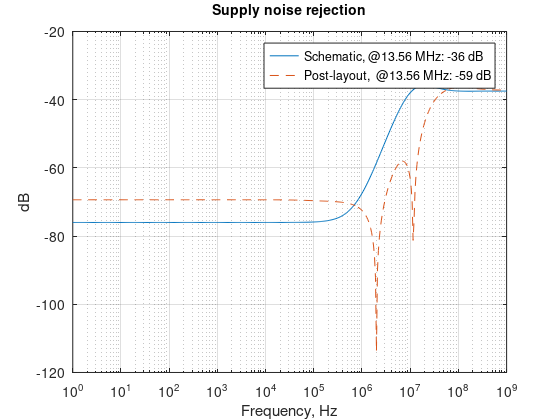

This chart was generated by the following MATLAB code: (Note: this script raises an error after producing the figure.)
%% Load 
% 
clear all;
load('ldo_pssr_sch.mat');
load('ldo_pssr_pex.mat');
% data includes 

%%
plotwidth = 1;
logdB = 20*log10(Re_sch);
logdBp = 20*log10(Re_pex);
f1 = figure(1);
semilogx(freq_sch, logdB);hold on;
semilogx(freq_pex, logdBp, '--');

legend1 = sprintf('Schematic, @13.56 MHz: %.f dB', logdB(358));
legend2 = sprintf('Post-layout,  @13.56 MHz: %.f dB', logdBp(358));
l1 = legend(legend1, legend2, 'location', 'best');
ylabel('dB'); xlabel('Frequency, Hz');
xlim([1, 10^9]); 
%ylim([-80, -35]); 
grid on;
%set(gca,'XScale','log');
title('Supply noise rejection', 'FontSize', 10);


%% save image
set(f1,'Units','Inches');
pos = get(f1,'Position');
set(f1,'PaperPositionMode','Auto','PaperUnits','Inches','PaperSize',[pos(3), pos(4)]);
print(f1, 'ldo_pssr_both.pdf', '-dpdf');
movefile('ldo_pssr_both.pdf','../img/ldo_pssr_both.pdf');